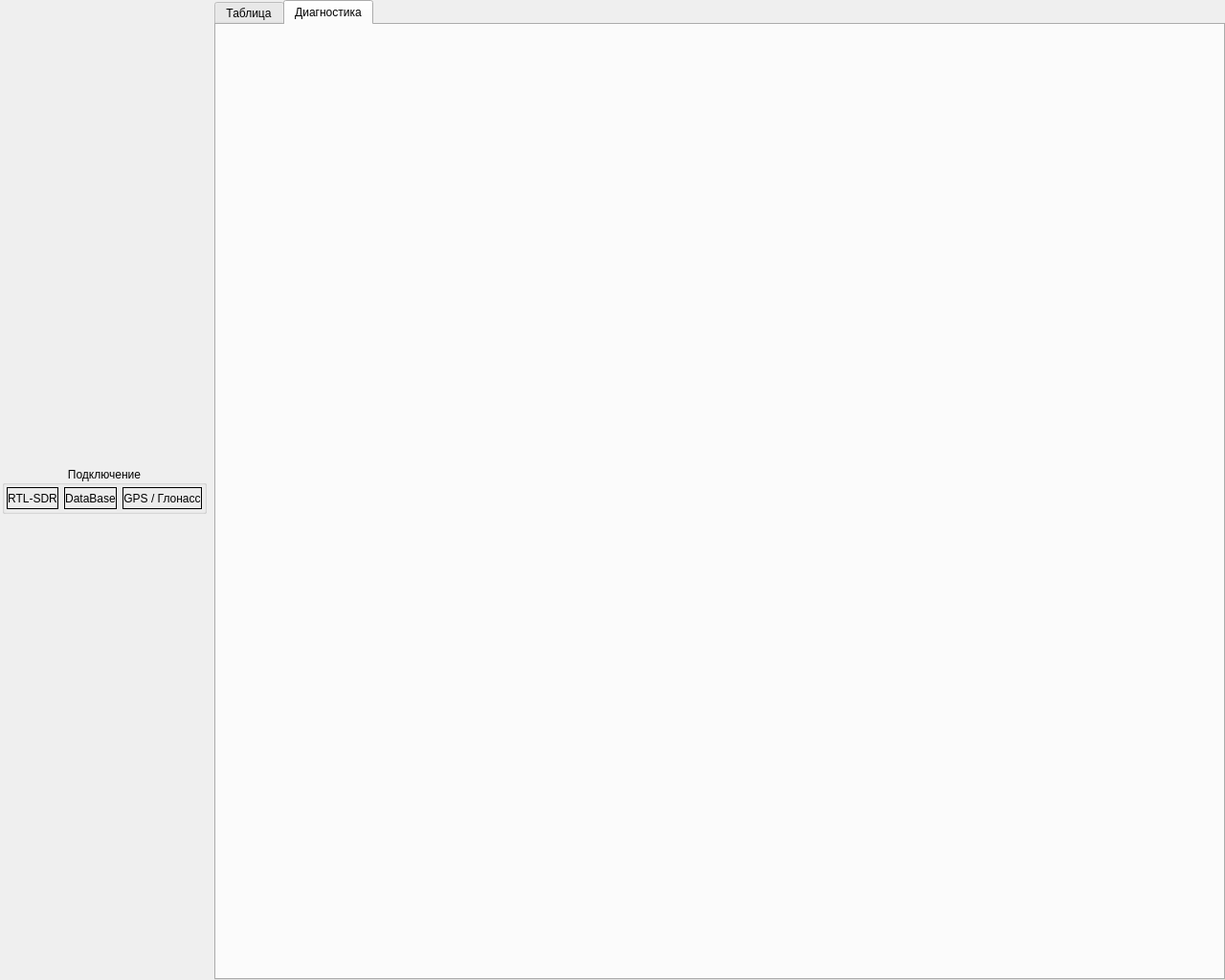
<?xml version="1.0" encoding="UTF-8"?>
<ui version="4.0">
 <class>MainWindow</class>
 <widget class="QMainWindow" name="MainWindow">
  <property name="geometry">
   <rect>
    <x>0</x>
    <y>0</y>
    <width>1280</width>
    <height>1024</height>
   </rect>
  </property>
  <property name="maximumSize">
   <size>
    <width>16777215</width>
    <height>16777215</height>
   </size>
  </property>
  <property name="windowTitle">
   <string>ПОСТ КОНТРОЛЯ ВОЗДУШНОГО ДВИЖЕНИЯ</string>
  </property>
  <widget class="QWidget" name="centralWidget">
   <layout class="QHBoxLayout" name="horizontalLayout_4">
    <property name="leftMargin">
     <number>0</number>
    </property>
    <property name="topMargin">
     <number>0</number>
    </property>
    <property name="rightMargin">
     <number>0</number>
    </property>
    <property name="bottomMargin">
     <number>0</number>
    </property>
    <item>
     <layout class="QVBoxLayout" name="verticalLayout">
      <item>
       <layout class="QHBoxLayout" name="horizontalLayout">
        <property name="leftMargin">
         <number>2</number>
        </property>
        <property name="rightMargin">
         <number>2</number>
        </property>
        <item>
         <widget class="QGroupBox" name="groupBox_2">
          <property name="maximumSize">
           <size>
            <width>16777215</width>
            <height>50</height>
           </size>
          </property>
          <property name="title">
           <string>Подключение</string>
          </property>
          <property name="alignment">
           <set>Qt::AlignCenter</set>
          </property>
          <layout class="QHBoxLayout" name="horizontalLayout_2">
           <property name="leftMargin">
            <number>2</number>
           </property>
           <property name="topMargin">
            <number>2</number>
           </property>
           <property name="rightMargin">
            <number>2</number>
           </property>
           <property name="bottomMargin">
            <number>2</number>
           </property>
           <item>
            <widget class="QLabel" name="lSU">
             <property name="frameShape">
              <enum>QFrame::Box</enum>
             </property>
             <property name="frameShadow">
              <enum>QFrame::Plain</enum>
             </property>
             <property name="midLineWidth">
              <number>0</number>
             </property>
             <property name="text">
              <string>RTL-SDR</string>
             </property>
             <property name="scaledContents">
              <bool>true</bool>
             </property>
             <property name="alignment">
              <set>Qt::AlignCenter</set>
             </property>
            </widget>
           </item>
           <item>
            <widget class="QLabel" name="lSJO">
             <property name="frameShape">
              <enum>QFrame::Box</enum>
             </property>
             <property name="text">
              <string>DataBase</string>
             </property>
             <property name="alignment">
              <set>Qt::AlignCenter</set>
             </property>
            </widget>
           </item>
           <item>
            <widget class="QLabel" name="lChrd">
             <property name="frameShape">
              <enum>QFrame::Box</enum>
             </property>
             <property name="text">
              <string>GPS / Глонасс</string>
             </property>
             <property name="alignment">
              <set>Qt::AlignCenter</set>
             </property>
            </widget>
           </item>
          </layout>
         </widget>
        </item>
       </layout>
      </item>
      <item>
       <layout class="QHBoxLayout" name="hrlRadarBox">
        <property name="spacing">
         <number>0</number>
        </property>
        <property name="leftMargin">
         <number>0</number>
        </property>
        <property name="rightMargin">
         <number>0</number>
        </property>
        <item>
         <layout class="QVBoxLayout" name="vrlRadar">
          <property name="spacing">
           <number>0</number>
          </property>
          <property name="leftMargin">
           <number>2</number>
          </property>
          <property name="rightMargin">
           <number>2</number>
          </property>
         </layout>
        </item>
       </layout>
      </item>
     </layout>
    </item>
    <item>
     <widget class="QTabWidget" name="tbWorkPanel">
      <property name="currentIndex">
       <number>1</number>
      </property>
      <widget class="QWidget" name="tabTableSrc">
       <attribute name="title">
        <string>Таблица</string>
       </attribute>
      </widget>
      <widget class="QWidget" name="tabDiagnostics">
       <attribute name="title">
        <string>Диагностика</string>
       </attribute>
      </widget>
     </widget>
    </item>
   </layout>
  </widget>
 </widget>
 <layoutdefault spacing="6" margin="11"/>
 <resources/>
 <connections/>
</ui>
